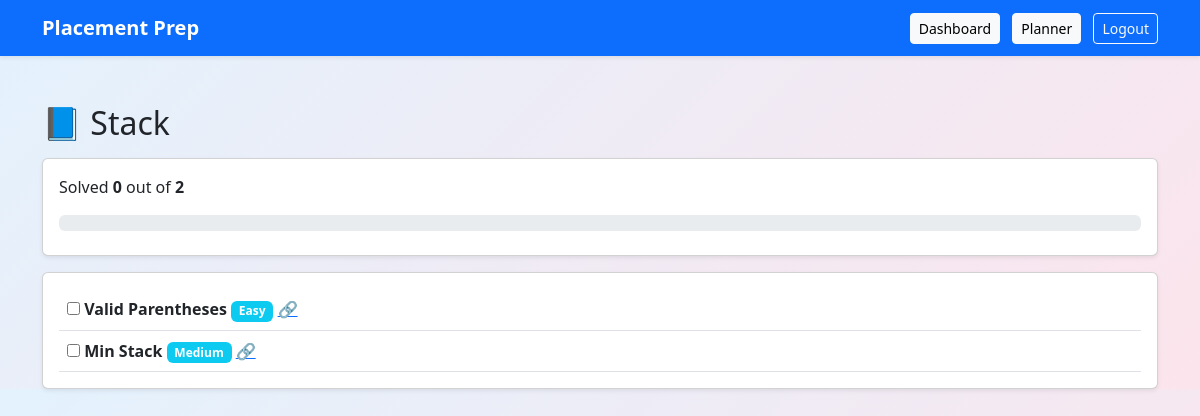
/topic/Stack (signed in), run on the app's committed database.
### app.py (models this page shows)
class Question(db.Model):
    id = db.Column(db.Integer, primary_key=True)
    title = db.Column(db.String(200))
    difficulty = db.Column(db.String(20))
    link = db.Column(db.String(300))
    topic = db.Column(db.String(50))
    solved = db.Column(db.Boolean, default=False)
    user_email = db.Column(db.String(100))

### app.py (the view)
@app.route("/topic/<topic_name>")
def topic_page(topic_name):
    if "user" not in session:
        return redirect(url_for("login"))
    questions = Question.query.filter_by(
        user_email=session["user"],
        topic=topic_name
    ).all()
    total = len(questions)
    done = len([q for q in questions if q.solved])
    percent = int((done / total) * 100) if total > 0 else 0
    return render_template(
        "topic.html",
        questions=questions,
        topic=topic_name,
        total=total,
        done=done,
        percent=percent
    )

### templates/topic.html (shortened to what this page needs)
{% extends "base.html" %}
{% block content %}
<h2 class="mb-3">📘 {{ topic }}</h2>
<div class="card p-3 shadow-sm mb-3">
  <p>
    Solved <strong>{{ done }}</strong> out of <strong>{{ total }}</strong>
  </p>
  <div class="progress mb-2">
  </div>
</div>
<div class="card p-3 shadow-sm">
  {% for q in questions %}
  <div class="d-flex justify-content-between align-items-center border-bottom p-2">
    <div>
      <input type="checkbox"
        onchange="toggleQ({{ q.id }})">
      <strong>{{ q.title }}</strong>
      <span class="badge bg-info">{{ q.difficulty }}</span>
      {% if q.link %}
        <a href="{{ q.link }}" target="_blank">🔗</a>
      {% endif %}
    </div>
  </div>
  {% endfor %}
</div>
{% endblock %}

### data on the page
Question: title "Valid Parentheses", difficulty "Easy"
Question: title "Min Stack", difficulty "Medium"

### other printed values
{{ topic }} "Stack"
{{ done }} "0"
{{ total }} "2"
